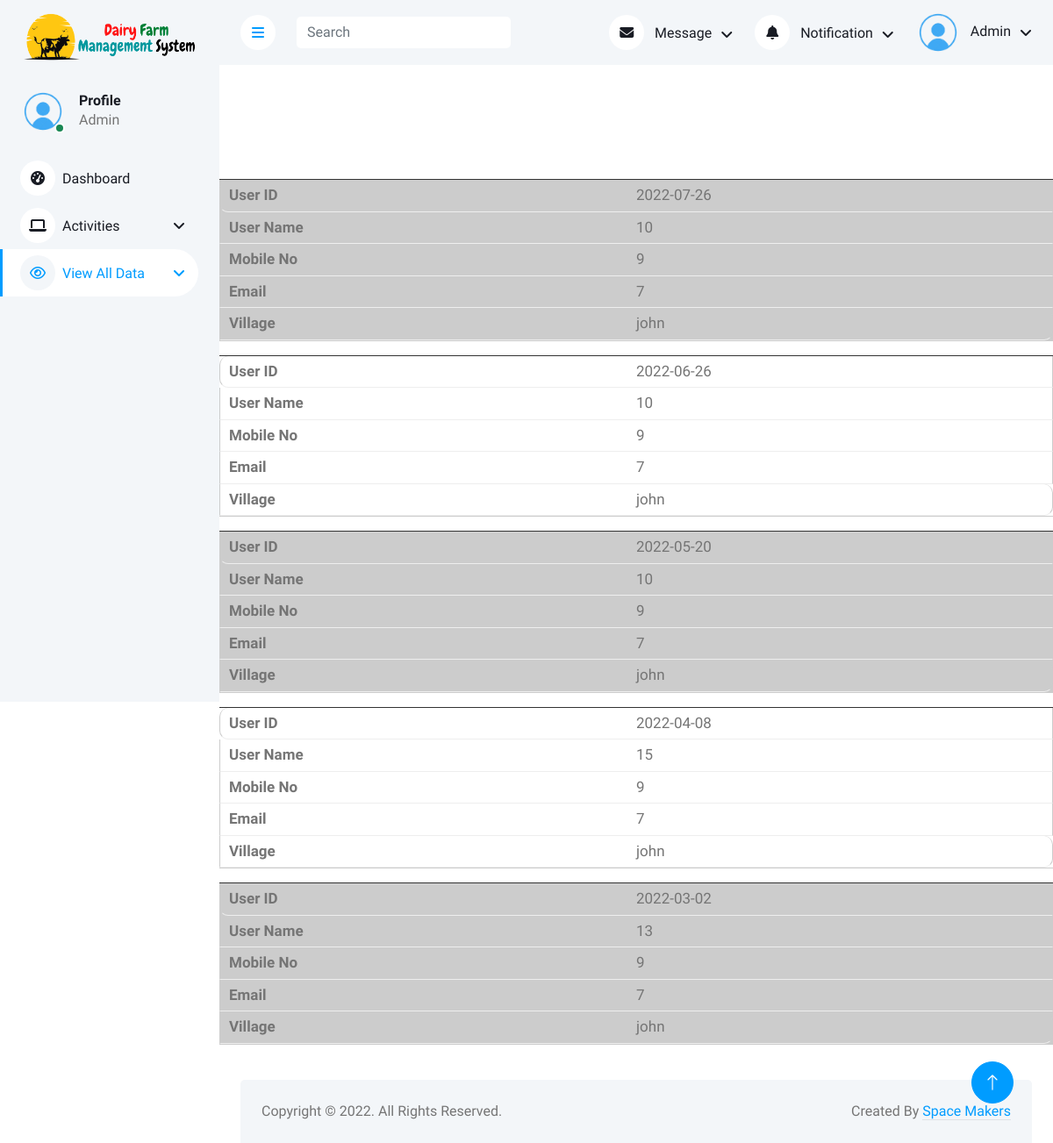
The page /admin/view_milk_data.php on the database its author committed.
### tables this page shows
CREATE TABLE `milk_collection` (
  `milk_id` int(11) NOT NULL,
  `user_id` varchar(20) NOT NULL,
  `dairy_id` varchar(20) DEFAULT NULL,
  `total_animal` int(10) DEFAULT NULL,
  `liter` int(10) NOT NULL,
  `fat` int(20) NOT NULL,
  `snf` int(11) NOT NULL,
  `protin` int(11) NOT NULL,
  `date` date NOT NULL DEFAULT current_timestamp(),
  `year` year(4) NOT NULL DEFAULT current_timestamp()
);

CREATE TABLE `user` (
  `user_id` int(20) NOT NULL,
  `role` enum('Admin','dairy attendent','user') NOT NULL,
  `user_name` varchar(20) NOT NULL,
  `password` varchar(20) NOT NULL,
  `mobile_no` bigint(11) NOT NULL,
  `email` varchar(255) NOT NULL,
  `village` varchar(20) NOT NULL,
  `taluka` varchar(20) NOT NULL,
  `district` varchar(20) NOT NULL,
  `state` varchar(20) NOT NULL
);

### admin/view_milk_data.php (the view, shortened to what this page needs)
<?php
$con = mysqli_connect("localhost", "root", "", "dairy_management");
?>
<!DOCTYPE html>
<html lang="en">
<head>
	<link href="https://cdnjs.cloudflare.com/ajax/libs/font-awesome/5.10.0/css/all.min.css" rel="stylesheet">
	<link href="https://cdn.jsdelivr.net/npm/bootstrap-icons@1.4.1/font/bootstrap-icons.css" rel="stylesheet">
	<link href="lib/owlcarousel/assets/owl.carousel.min.css" rel="stylesheet">
	<link href="lib/tempusdominus/css/tempusdominus-bootstrap-4.min.css" rel="stylesheet" />
	<link href="css/bootstrap.min.css" rel="stylesheet">
	<link href="css/style.css" rel="stylesheet">
	<link rel="stylesheet" type="text/css" href="https://cdn.datatables.net/1.12.1/css/jquery.dataTables.css">
</head>
<body>
	<div class="container-xxl position-relative bg-white d-flex p-0">
		<?php
		include "sidebar/view_all_data/3.php"
		?>
		<div class="content">
			<?php
			include "header.php"
			?>
			<br>
			<table id="table_id">
				<tbody>
					<?php
					$query = mysqli_query($con, "select liter,fat,snf,date,user.user_name from milk_collection,user where user.user_id=milk_collection.user_id ");
					while ($result1 = mysqli_fetch_assoc($query)) {
						echo "
			   <tr>
			   <td>" . $result1['date'] . "</td>
			   <td>" . $result1['liter'] . "</td>
			   <td>" . $result1['fat'] . "</td>
			   <td>" . $result1['snf'] . "</td>
			   <td>" . $result1['user_name'] . "</td>
			   </tr>
			   ";
					}
					?>
				</tbody>
			</table>
</body>
</html>
<?php
include "footer.php"
?>
<a href="#" class="btn btn-lg btn-primary btn-lg-square back-to-top"><i class="bi bi-arrow-up"></i></a>
</body>
</html>

### admin/sidebar/view_all_data/3.php (shortened to what this page needs)
<div class="sidebar pe-4 pb-3">
           <nav class="navbar bg-light navbar-light">
               <a href="index.php" class="navbar-brand mx-4 mb-3">
                   <h3 class="text-primary"></i><img src="img/dfms.png" height="60"  width="200"></h3>
               </a>
               <div class="d-flex align-items-center ms-4 mb-4">
                   <div class="position-relative">
                       <img class="rounded-circle" src="img/admin.png" alt="" style="width: 50px; height: 50px;">
                       <div class="bg-success rounded-circle border border-2 border-white position-absolute end-0 bottom-0 p-1"></div>
                   </div>
                   <div class="ms-3">
                       <h6 class="mb-0">Profile</h6>
                       <span>Admin</span>
                   </div>
               </div>
               <div class="navbar-nav w-100">
                   <a href="index.php" class="nav-item nav-link"><i class="fa fa-tachometer-alt me-2"></i>Dashboard</a>
				<div class="nav-item dropdown">
                       <a href="#" class="nav-link dropdown-toggle" data-bs-toggle="dropdown"><i class="fa fa-laptop me-2"></i>Activities</a>
					<div class="nav-item dropdown">
                       <a href="#" class="nav-link dropdown-toggle active" data-bs-toggle="dropdown"><i class="fa fa-eye me-2"></i>View All Data</a>
               </div>
           </nav>
       </div>

### admin/header.php (shortened to what this page needs)
<nav class="navbar navbar-expand bg-light navbar-light sticky-top px-4 py-0">
                <a href="#" class="sidebar-toggler flex-shrink-0">
                    <i class="fa fa-bars"></i>
                </a>
                <form class="d-none d-md-flex ms-4">
                    <input class="form-control border-0" type="search" placeholder="Search">
                </form>
                <div class="navbar-nav align-items-center ms-auto">
                    <div class="nav-item dropdown">
                        <a href="#" class="nav-link dropdown-toggle" data-bs-toggle="dropdown">
                            <i class="fa fa-envelope me-lg-2"></i>
                            <span class="d-none d-lg-inline-flex">Message</span>
                        </a>
                    </div>
                    <div class="nav-item dropdown">
                        <a href="#" class="nav-link dropdown-toggle" data-bs-toggle="dropdown">
                            <i class="fa fa-bell me-lg-2"></i>
                            <span class="d-none d-lg-inline-flex">Notification</span>
                        </a>
                    </div>
                    <div class="nav-item dropdown">
                        <a href="#" class="nav-link dropdown-toggle" data-bs-toggle="dropdown">
                            <img class="rounded-circle me-lg-2" src="img/admin.png" alt="" style="width: 50px; height: 50px;">
                            <span class="d-none d-lg-inline-flex">Admin</span>
                        </a>
                    </div>
                </div>
            </nav>

### admin/footer.php
<div class="container-fluid pt-4 px-4">
                <div class="bg-light rounded-top p-4">
                    <div class="row">
                        <div class="col-12 col-sm-6 text-center text-sm-start">
                            Copyright © 2022. All Rights Reserved.
                        </div>
                        <div class="col-12 col-sm-6 text-center text-sm-end">
                        Created By <a class="border-bottom" href="index.php">Space Makers</a>
                        </div>
                    </div>
                </div>
            </div>

### admin/css/style.css (style rules this page uses)
:root { --primary: #009CFF; --light: #F3F6F9; --dark: #191C24; }
.back-to-top { position: fixed; display: none; right: 45px; bottom: 45px; z-index: 99; }
.btn { transition: .5s; }
.btn.btn-primary { color: #FFFFFF; }
.btn-lg-square { width: 48px; height: 48px; }
.btn-square, .btn-sm-square, .btn-lg-square { padding: 0; display: inline-flex; align-items: center; justify-content: center; font-weight: normal; border-radius: 50px; }
.sidebar { position: fixed; top: 0; left: 0; bottom: 0; width: 250px; height: 100vh; overflow-y: auto; background: var(--light); transition: 0.5s; z-index: 999; }
.content { margin-left: 250px; min-height: 100vh; background: #FFFFFF; transition: 0.5s; }
@media (min-width: 992px) { .sidebar { margin-left: 0; } }
@media (min-width: 992px) { .content { width: calc(100% - 250px); } }
.sidebar .navbar .navbar-nav .nav-link { padding: 7px 20px; color: var(--dark); font-weight: 500; border-left: 3px solid var(--light); border-radius: 0 30px 30px 0; outline: none; }
.sidebar .navbar .navbar-nav .nav-link:hover, .sidebar .navbar .navbar-nav .nav-link.active { color: var(--primary); background: #FFFFFF; border-color: var(--primary); }
.sidebar .navbar .navbar-nav .nav-link i { width: 40px; height: 40px; display: inline-flex; align-items: center; justify-content: center; background: #FFFFFF; border-radius: 40px; }
.sidebar .navbar .navbar-nav .nav-link:hover i, .sidebar .navbar .navbar-nav .nav-link.active i { background: var(--light); }
.sidebar .navbar .dropdown-toggle::after { position: absolute; top: 15px; right: 15px; border: none; content: "\f107"; font-family: "Font Awesome 5 Free"; font-weight: 900; transition: .5s; }
.content .navbar .navbar-nav .nav-link { margin-left: 25px; padding: 12px 0; color: var(--dark); outline: none; }
.content .navbar .sidebar-toggler, .content .navbar .navbar-nav .nav-link i { width: 40px; height: 40px; display: inline-flex; align-items: center; justify-content: center; background: #FFFFFF; border-radius: 40px; }
.content .navbar .dropdown-toggle::after { margin-left: 6px; vertical-align: middle; border: none; content: "\f107"; font-family: "Font Awesome 5 Free"; font-weight: 900; transition: .5s; }

### rows shown on the page
milk_collection: date "2022-07-26", liter "10", fat "9", snf "7", user.user_name "john"
milk_collection: date "2022-06-26", liter "10", fat "9", snf "7", user.user_name "john"
milk_collection: date "2022-05-20", liter "10", fat "9", snf "7", user.user_name "john"
milk_collection: date "2022-04-08", liter "15", fat "9", snf "7", user.user_name "john"
milk_collection: date "2022-03-02", liter "13", fat "9", snf "7", user.user_name "john"
